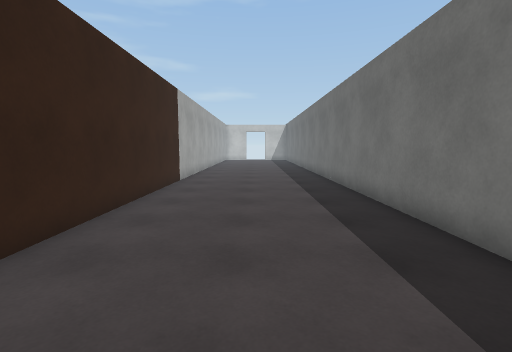
view 1 (above)

24 first-person views from a walk through a Unity game level. The camera is 1.5 m above the floor, tilts 6° down and sees 85° across. The floor is counted in squares, 1 m on a side. Each view is taken from the middle of a square. On the plan, view 1 faces up. The plan holds only what a view shows up to about 14 squares ahead; the rest is blank. The place goes on beyond the plan. The player is left out. Some surface patterns are stand-ins.

view 2
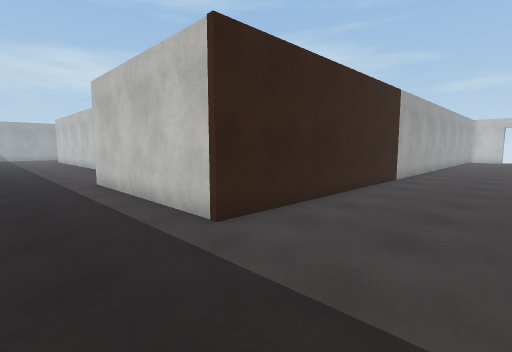

view 3
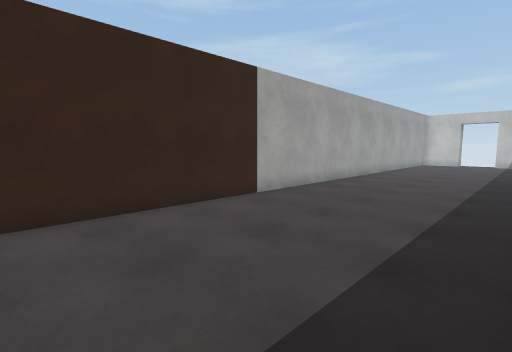

view 4
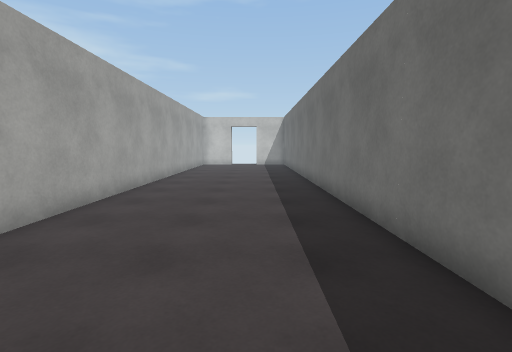

view 5
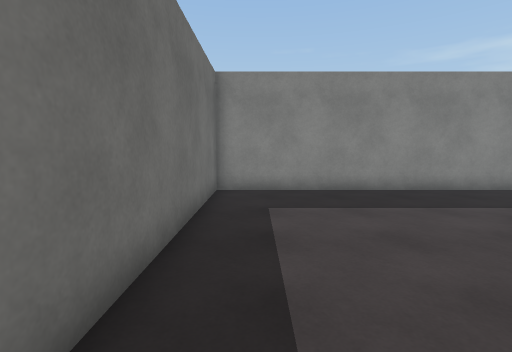

view 6
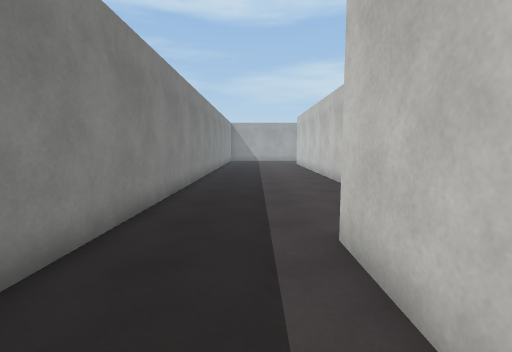

view 7
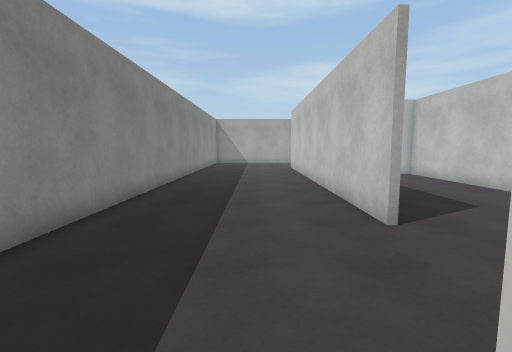

view 8
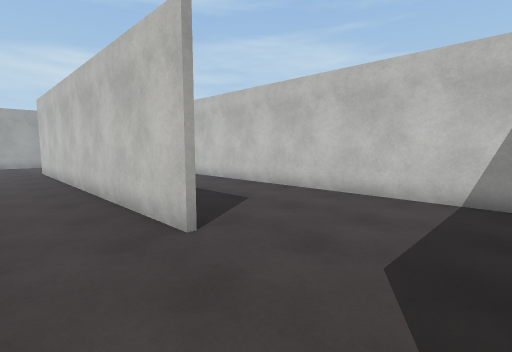

view 9
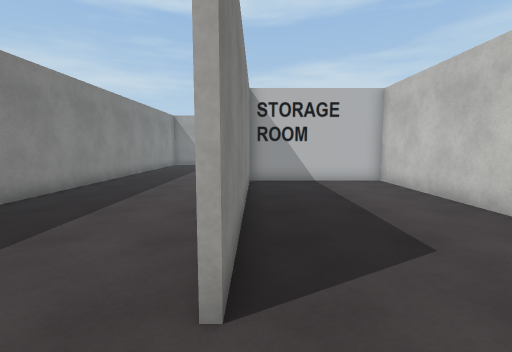

view 10
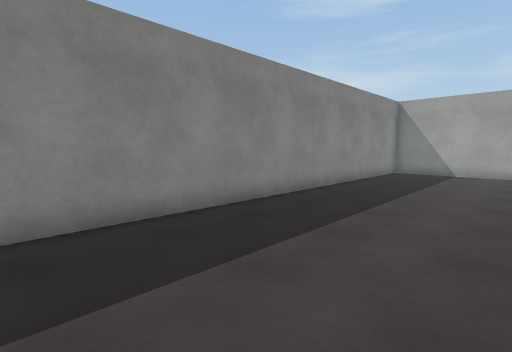

view 11
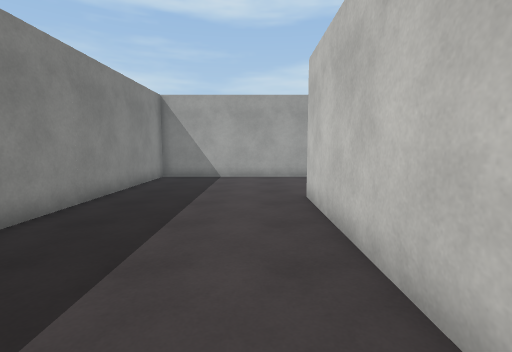

view 12
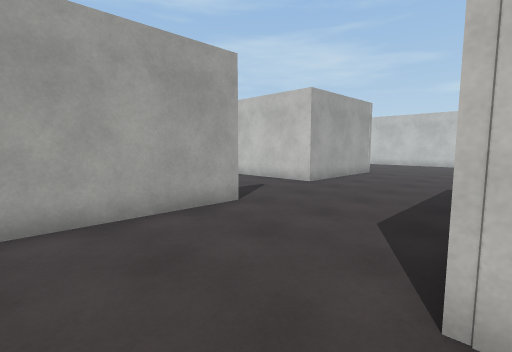

view 13
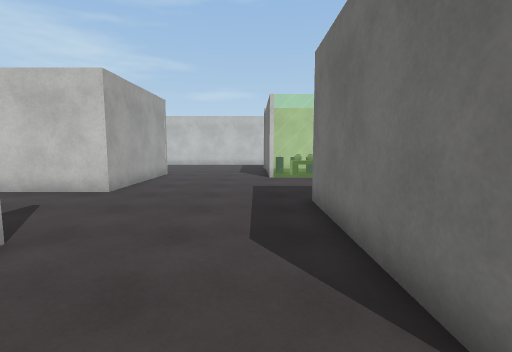

view 14
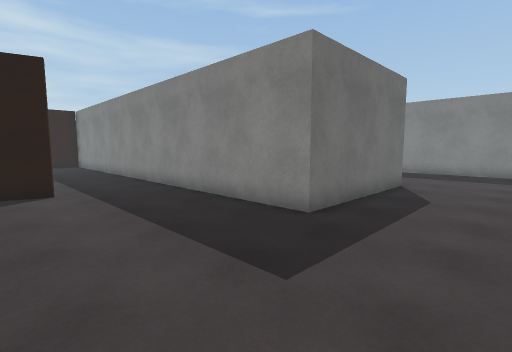

view 15
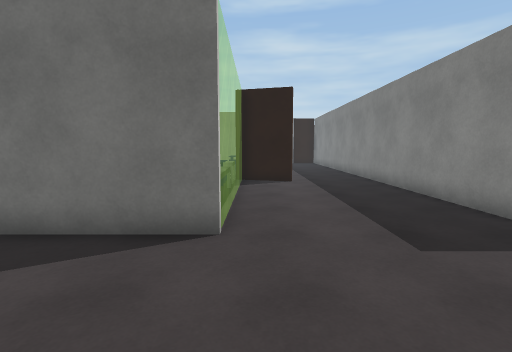

view 16
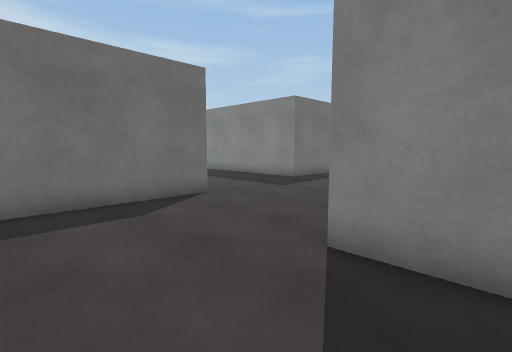

view 17
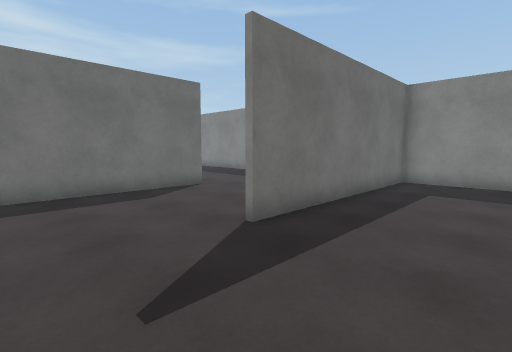

view 18
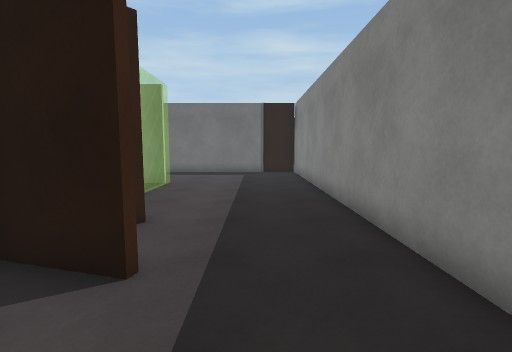

view 19
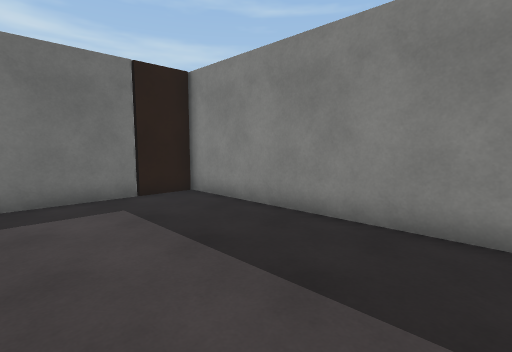

view 20
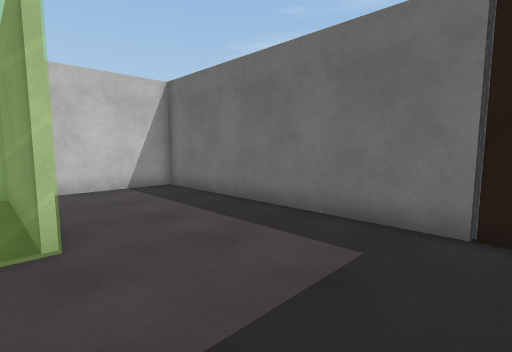

view 21
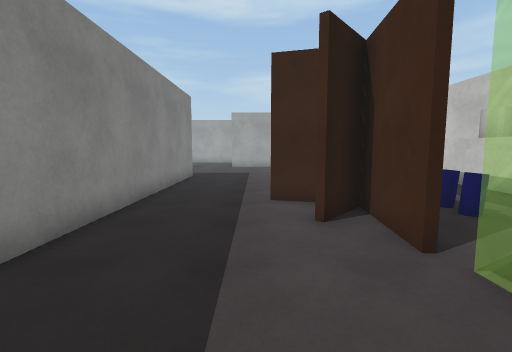

view 22
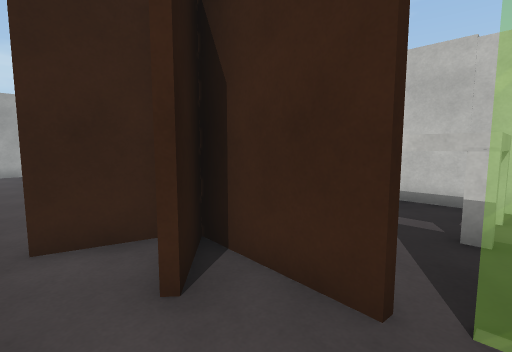

view 23
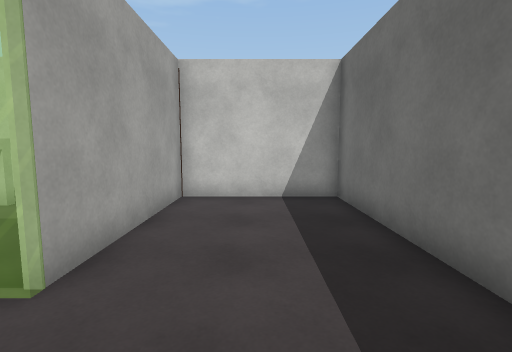

view 24
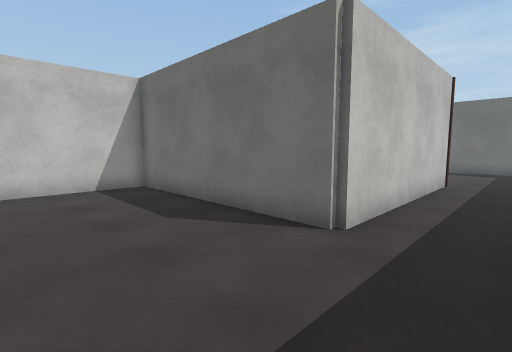

### Floor plan
Points are (right, up) in squares from view 1. A wall is a line through its corners. A room is listed if a view was taken in it or the views show most of it. See-through windows are left out.
Room 1 (views 1, 2, 3, 4, 5, 6, 7, 8, 9, 10, 11, 12, 13, 14, 15, 16, 17, 18, 19, 20, 21, 22, 23, 24)
walls: (-16.1, 4.5) (-31.4, 4.5) (-31.4, 10.7) (-11.5, 10.7) (-11.5, 22.3) (-13.1, 22.3); (-25.8, 4.7) (-16.1, 4.7); (-25, 14.4) (-24.3, 16.8); (-20.8, 16.4) (-23.9, 16.6) (-22.3, 15.3); (-24.3, 16.1) (-24.8, 14.3); (-20.2, 19.2) (-21.8, 19.2); (-14.9, 22.3) (-16.2, 22.3) (-16.2, 16.8); (-32.3, 16.5) (-32.3, 21.8); (-7, -1.6) (3.4, -1.6) (3.4, 21.9); (-36.9, 7.2) (-36.9, -1.8); (-37.9, 17.1) (-37.9, 12.2) (-41.5, 12.2); (-37.1, -1.8) (-37.1, 7.2); (-3.4, 22) (-3.4, 2.3) (-11.5, 2.3) (-11.5, 10.5) (-26.3, 10.5) (-26.3, 4.8); (-40, 18.3) (-37.8, 18.3); (-40.5, -1.6) (-9.8, -1.6)
ways out: opening at (-12, 12); gap at (-21, 17)
objects: other object (-30, 17) to (-28, 17); other object (-26, 17) to (-26, 18); other object (-25, 17) to (-25, 18); blue cylinder (-24, 19); blue cylinder (-23, 19)

Where each view was taken, in squares from view 1:
view 1: 0 up, 0 right, facing up
view 2: 1 down, 1 right, facing up-left
view 3: 6 up, 3 right, facing up-left
view 4: 8 up, 1 right, facing up
view 5: 8 up, 2 right, facing down
view 6: 1 up, 7 left, facing left
view 7: 2 up, 11 left, facing left
view 8: 2 up, 12 left, facing up-left
view 9: 5 up, 14 left, facing left
view 10: 4 up, 20 left, facing down-left
view 11: 3 up, 23 left, facing left
view 12: 2 up, 31 left, facing up-left
view 13: 3 up, 33 left, facing up
view 14: 16 up, 35 left, facing down-right
view 15: 16 up, 37 left, facing right
view 16: 22 up, 40 left, facing down-right
view 17: 11 up, 41 left, facing down-right
view 18: 13 up, 28 left, facing right
view 19: 16 up, 20 left, facing down-right
view 20: 12 up, 17 left, facing up-right
view 21: 14 up, 17 left, facing left
view 22: 14 up, 20 left, facing up-left
view 23: 14 up, 14 left, facing up
view 24: 0 up, 16 left, facing up-right
